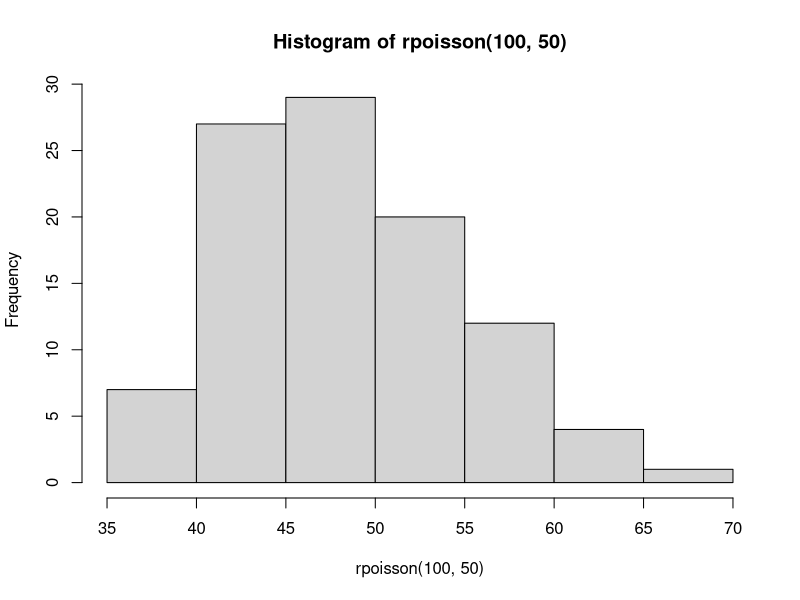

Write R code to recreate this figure.
#Inverse-cdf for Poisson
rpoisson <- function(n = 1, lambda) {
  x <- rep(0, n)
  for(k in 1:n) {
    u <- runif(1)
    i <- floor(lambda)
    if(u < ppois(i, lambda)) {
      while(u < ppois(i - 1, lambda)) {
        i <- i - 1
      }
      x[k] <- i
    } else {
      while(u > ppois(i + 1, lambda)) {
        i <- i + 1
      }
      x[k] <- i
    }
  }
  return(x)
}


hist(rpoisson(100, 50))
